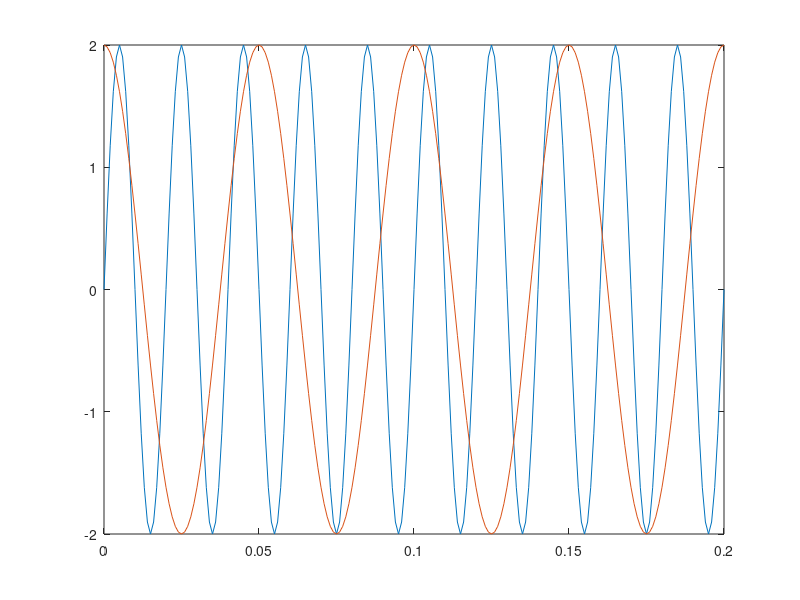

Here is the MATLAB script that generated this plot:
F = 50;
t = 0:0.001:0.2;
s = 2*sin(2*pi*F*t);

% perioada este de 0.02 pt pasul de variatie 0.001 si 0.0002
%pt pasul 0.01 exista mai putine puncte pe grafic astfel acesta este
%inprecis iar pt pasul 0.0002 punctele sunt apropiate unele de altele
%astfel graficul este foarte precis
F2=20;
c = 2*cos(2*pi*F2*t);
plot(t,s,t,c)
